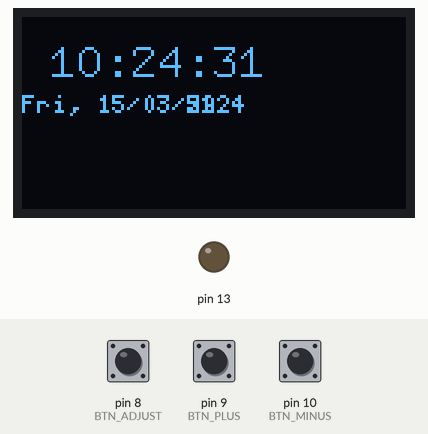
This sketch was run on a simulated Arduino Uno, built with avr-gcc and run on an emulated ATmega328P. Shown: 128×64 one-colour display, output pins drawn as LEDs (lit = HIGH). Inputs (shaded band) come from the test bench; at power-on: pin 8 (BTN_ADJUST) HIGH, pin 9 (BTN_PLUS) HIGH, pin 10 (BTN_MINUS) HIGH. The local clock reads 2024-03-15 10:24:30 at power-on unless the sketch sets it.

Above: at 1.47 s.
1.5 s: pin 8 (BTN_ADJUST) pulled LOW for 1 s
At 3.04 s:
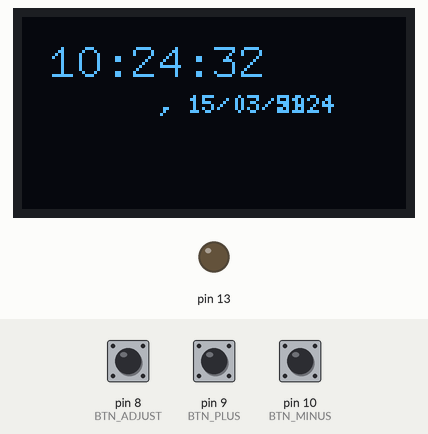
4.0 s: pin 9 (BTN_PLUS) pulled LOW for 0.35 s
At 4.52 s:
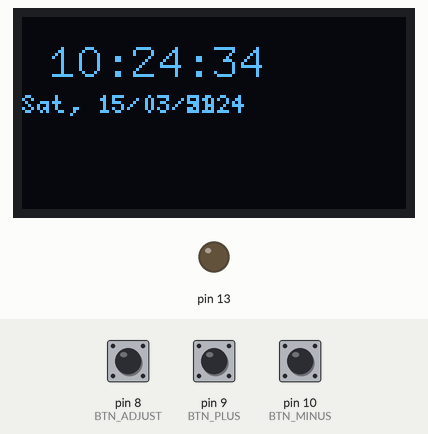
7.3 s: pin 8 (BTN_ADJUST) pulled LOW for 0.35 s
At 8.42 s:
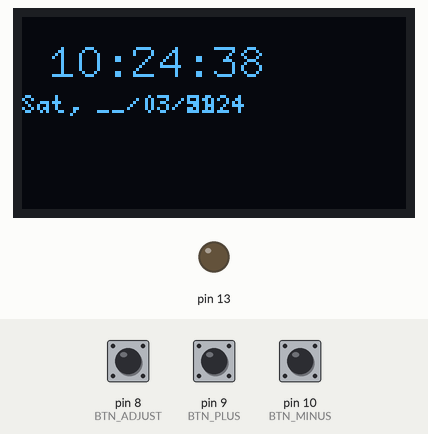
9.7 s: pin 10 (BTN_MINUS) pulled LOW for 0.35 s
At 10.26 s:
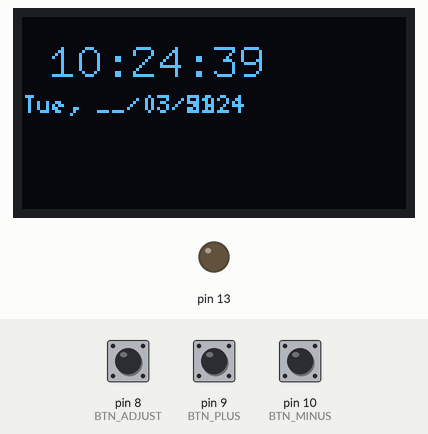
12.5 s: pin 9 (BTN_PLUS) pulled LOW for 3.2 s
At 12.99 s:
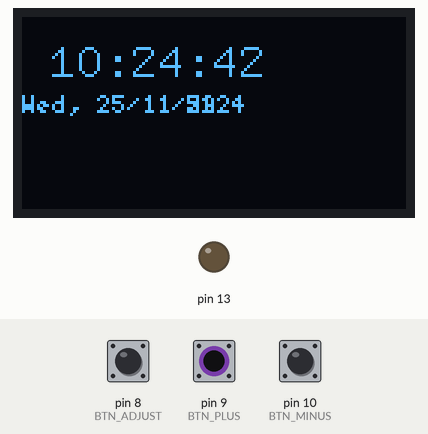
17.2 s: pin 10 (BTN_MINUS) pulled LOW for 3.2 s
At 18.19 s:
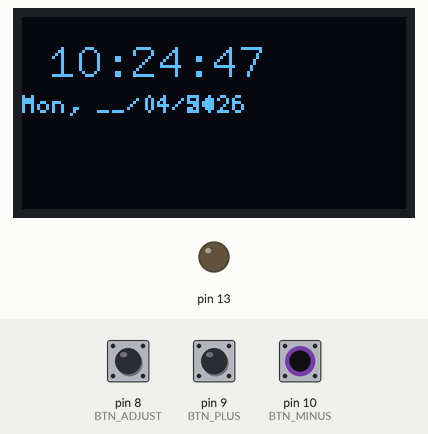
Timing chart, 0 to 20.2 s (numbered marks = the images above; inputs shaded):
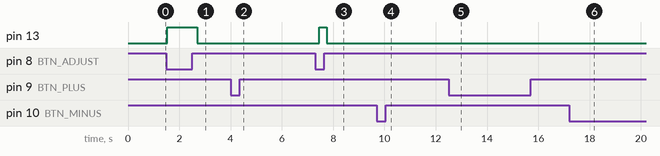

The sketch:

clock.ino
```cpp
// DS1302:  RST pin    -> Arduino Digital 4
//          DATA pin   -> Arduino Digital 3
//          CLK pin  -> Arduino Digital 2
#include <U8glib.h>
#include "DS1302.h"
#include <Wire.h>

#define BTN_ADJUST 8
#define BTN_PLUS 9
#define BTN_MINUS 10

DS1302 rtc(4, 3, 2);

/* ATENÇÃO: CASO O DISPLAY FALHE NA INICIALIZAÇAO (NÃO EXIBA CORRETAMENTE OS CARACTERES),
   DEVE-SE REMOVER E RECONECTAR A ALIMENTAÇÃO */

U8GLIB_SSD1306_128X64 u8g(U8G_I2C_OPT_NONE);  // I2C / TWI

byte adjust_step = 0; //1=hh, 2=mm, 3=ss, 4=dow, 5=dd, 6=mm, 7=yyyy,
bool focus = false;

  uint8_t   hour;
  uint8_t   min;
  uint8_t   sec;
  uint8_t   date;
  uint8_t   mon;
  uint16_t  year;
  uint8_t   dow;

void draw(void) {
  // graphic commands to redraw the complete screen should be placed here
  //u8g.setFont(u8g_font_unifont);
  //https://github.com/olikraus/u8glib/tree/master/fntsrc

  //u8g.setFont(u8g_font_unifont_78_79); // u8g_font_9x15 ou u8g_font_fub17 ou u8g_font_9x18B (desenhos u8g_font_unifont_77)
  //u8g.print("1");
  u8g.setPrintPos(0, 20);


  u8g.setFont(u8g_font_9x15);
  u8g.print(" ");
  if (adjust_step == 1) {
    if (focus) {
        u8g.print(GetFormated(hour));
     } else {
        u8g.print("  ");
     }
  } else {
    u8g.print(GetFormated(hour));
  }

u8g.print(":");

  if (adjust_step == 2) {
    if (focus) {
        u8g.print(GetFormated(min));
     } else {
        u8g.print("  ");
     }
  } else {
    u8g.print(GetFormated(min));
  }

u8g.print(":");

  if (adjust_step == 3) {
    if (focus) {
        u8g.print(GetFormated(sec));
     } else {
        u8g.print("  ");
     }
  } else {
    u8g.print(GetFormated(sec));
  }

  //u8g.print(" ");
  //u8g.setFont(u8g_font_unifont_78_79); // u8g_font_9x15 ou u8g_font_fub17 ou u8g_font_9x18B (desenhos u8g_font_unifont_77)
  //u8g.print("1");


  u8g.setFont(u8g_font_5x7);
  u8g.setPrintPos(0, 32);

  if (adjust_step == 4) {
    if (focus) {
        u8g.print(rtc.getDOWStr(FORMAT_SHORT));
     } else {
        u8g.print("         ");
     }
  } else {
    u8g.print(rtc.getDOWStr(FORMAT_SHORT));
  }


  u8g.print(", ");


  if (adjust_step == 5) {
    if (focus) {
        u8g.print(GetFormated(date));
     } else {
        u8g.print("__");
     }
  } else {
    u8g.print(GetFormated(date));
  }

  u8g.print("/");

  if (adjust_step == 6) {
    if (focus) {
        u8g.print(GetFormated(mon));
     } else {
        u8g.print("__");
     }
  } else {
    u8g.print(GetFormated(mon));
  }

  u8g.print("/");

  if (adjust_step == 7) {
    if (focus) {
        u8g.print(GetFormated(year));
     } else {
        u8g.print("____");
     }
  } else {
    u8g.print(GetFormated(year));
  }

}


char* GetFormated(int value){
  static char tmp[2];
  sprintf(tmp, "%02d", value);
  return tmp;
}


void setup()
{
  // Set the clock to run-mode, and disable the write protection
  rtc.halt(false);
  rtc.writeProtect(false);

  Serial.begin(9600);

  pinMode(BTN_ADJUST, INPUT_PULLUP);
  pinMode(BTN_PLUS, INPUT_PULLUP);
  pinMode(BTN_MINUS, INPUT_PULLUP);
  pinMode(13, OUTPUT);


 // assign default color value


  // CASO QUEIRA REALIZAR O AJUSTE VIA CÓDIGO
  //adjustDateTime();

}

void splash(void) {

  u8g.firstPage();

    do {
        // graphic commands to redraw the complete screen should be placed here
      u8g.setFont(u8g_font_unifont);
      u8g.drawStr( 0, 22, "Relogio");
  } while( u8g.nextPage() );


}

void adjustDateTime(){
    // The following lines can be commented out to use the values already stored in the DS1302
    rtc.setDOW(WEDNESDAY);        // Set Day-of-Week to WEDNESDAY
    rtc.setTime(16, 7, 0);     // Set the time to 24hr format
    rtc.setDate(27, 1, 2016);   // Set the date
  }


void clearOLED(){
    u8g.firstPage();
    do {
    } while( u8g.nextPage() );
}

void loop()
{
  focus = !focus;

  byte sensorVal = digitalRead(BTN_ADJUST);


  // Keep in mind the pull-up means the pushbutton's logic is inverted. It goes
  // HIGH when it's open, and LOW when it's pressed. Turn on pin 13 when the
  // button's pressed, and off when it's not:
  if (sensorVal == HIGH) {
    digitalWrite(13, LOW);
  } else {
    digitalWrite(13, HIGH);
    adjust_step++;

    if (adjust_step > 7){
        adjust_step = 0;
    }
  }
  byte plus = digitalRead(BTN_PLUS);
  byte minus = digitalRead(BTN_MINUS);
  byte operation = 0;
  if (plus == LOW) {
    operation = 1;
  }
  if (minus == LOW) {
    operation = -1;
  }


  hour = rtc.getTime().hour;
  min = rtc.getTime().min;
  sec = rtc.getTime().sec;
  date = rtc.getTime().date;
  mon = rtc.getTime().mon;
  year = rtc.getTime().year;
  dow = rtc.getTime().dow;

  if (adjust_step == 1){
      rtc.setTime(hour + operation, min, sec);
  }

  if (adjust_step == 2){
      rtc.setTime(hour, min + operation, sec);
  }

  if (adjust_step == 3){
      rtc.setTime(hour, min, sec + operation);
  }

  if (adjust_step == 4){
      rtc.setDOW(dow + operation);
  }

  if (adjust_step == 5){
      rtc.setDate(date  + operation, mon, year);
  }

  if (adjust_step == 6){
      rtc.setDate(date, mon + operation, year);
  }

  if (adjust_step == 7){
      rtc.setDate(date, mon, year + operation);
  }


  //clearOLED();

    u8g.firstPage();
  do {
  //  splash();
    draw();
  } while( u8g.nextPage() );

  // rebuild the picture after some delay
  delay(100);

}
```

Measured:
- after the input at 1.5 s, pin 13: LOW → HIGH at once, → LOW 1.2 s later
- after the input at 4.0 s, the display: first differs from a run without the input after 0.38 s (image 2)
- after the input at 7.3 s, pin 13: LOW → HIGH after 0.16 s, → LOW 0.30 s later; the display: first differs from a run without the input after 0.36 s (image 3 shows a later state)
- after the input at 9.7 s, the display: first differs from a run without the input after 0.42 s (image 4)
- after the input at 12.5 s, the display: first differs from a run without the input after 0.34 s (image 5)
- after the input at 17.2 s, the display: first changes after 0.23 s (image 6 shows a later state)
